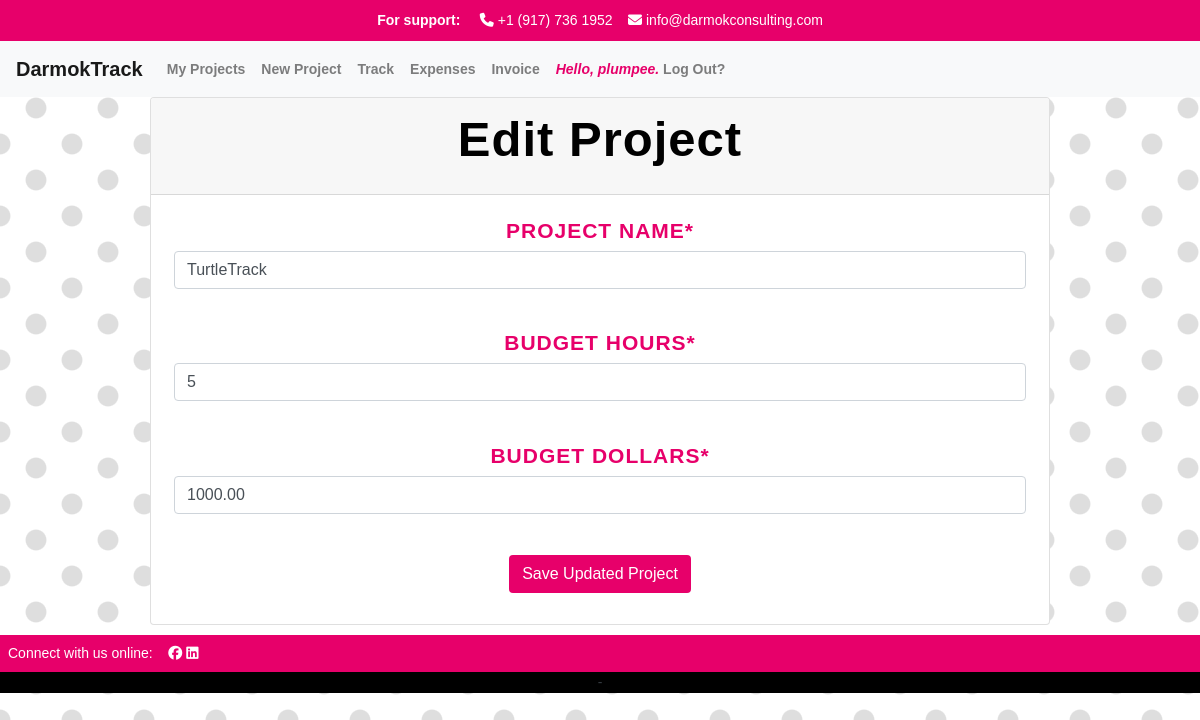
Page /track/edit_project/1 (signed in) on the earlier database version.
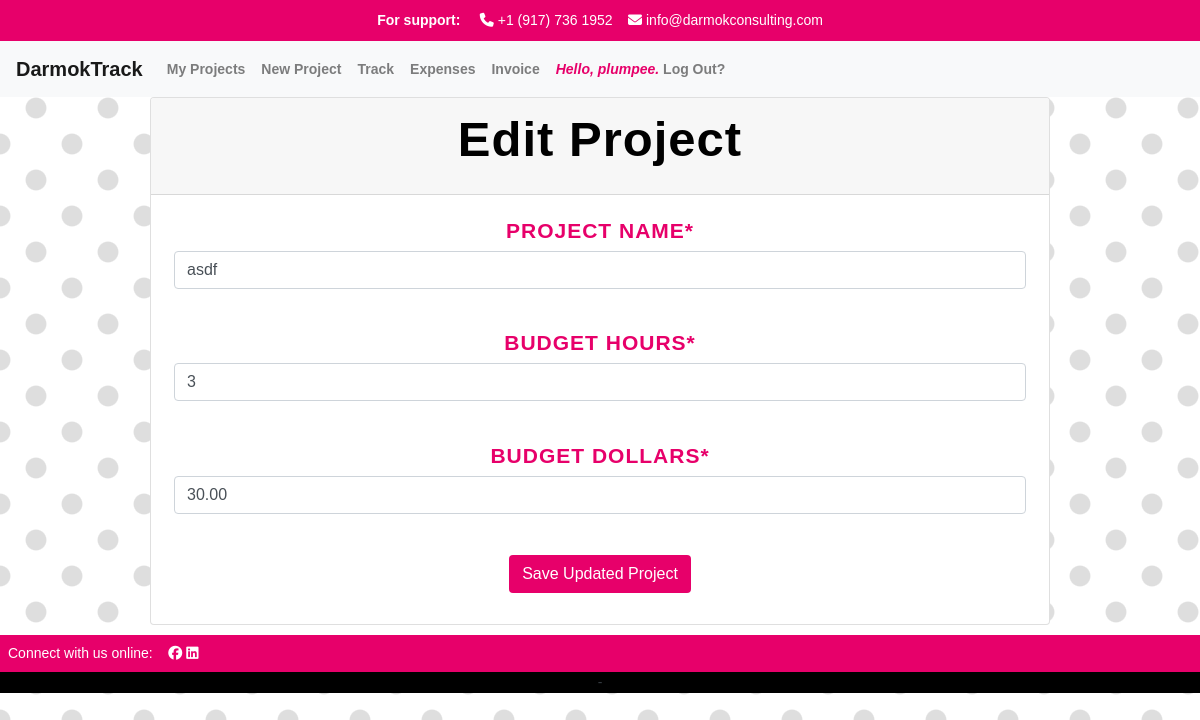
Same page on the later database version.
### apps/track/models.py (models this page shows, shortened)
class Project(models.Model):
    project_manager = models.ForeignKey(User, related_name='project_manager', on_delete=models.CASCADE)
    name = models.CharField("Project Name", max_length=250)
    start = models.DateTimeField(auto_now_add=True)
    customer = models.CharField(max_length=250)
    budget_hours = models.IntegerField(default=0)
    budget_dollars = models.DecimalField(max_digits=6, decimal_places=2, default=0.00)
    is_active = models.BooleanField("Active", default=True)
    projects = models.ForeignKey(User, blank=True, related_name="project_list", on_delete=models.CASCADE)
    class Meta:
        ordering = ['-start']

### apps/track/views.py (the view, shortened to what this page needs)
# urls.py: path("track/edit_project/<int:pk>", views.edit_project.as_view(), name="edit_project"),
class edit_project(UpdateView):
    model = Project
    template_name = "track/edit_project.html"
    fields = ['name', 'budget_hours', 'budget_dollars',]

### apps/track/templates/track/edit_project.html (shortened to what this page needs)
{% extends "track/layout.html" %}
{% load static %}
{% block body %}
    {% load crispy_forms_tags %}
    {% if user.is_authenticated %}
    <div class="card w-75">
        <div class="card-header" id="headingOne">
            <h1>Edit Project</h1>
        </div>
        <div class="card-body">
            <h3>
    <form method="POST" id="update_project">
        {{ form.name|as_crispy_field }}
        <br>
        {{ form.budget_hours|as_crispy_field}}
        <br>
        {{ form.budget_dollars|as_crispy_field }}
        <br>
        <button type="submit" class="btn btn-darmok">Save Updated Project</button>
    </form>
    {% endif %}
</h3>
</div>
</div>
{% endblock %}

Differences in the rows shown:
changed Project: name "TurtleTrack" → "asdf"; budget_hours "5" → "3"; budget_dollars "1000.00" → "30.00"
